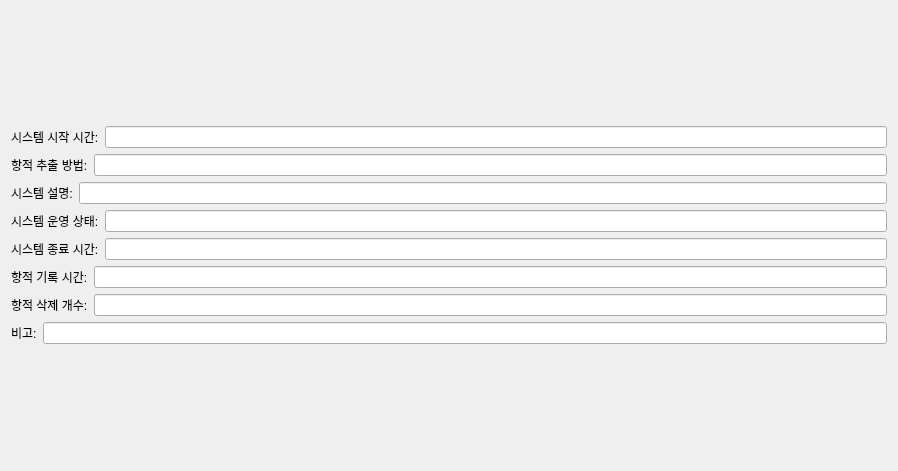
                      <widget class="QWidget" name="AI_EquipmentTraces_user_traces_info_sub__scrollAreaWidgetContents_1">
                       <property name="geometry">
                        <rect>
                         <x>0</x>
                         <y>0</y>
                         <width>898</width>
                         <height>471</height>
                        </rect>
                       </property>
                       <layout class="QGridLayout" name="gridLayout_14">
                        <item row="0" column="0">
                         <layout class="QVBoxLayout" name="AI_EquipmentTraces_user_traces_info_sub__verticalLayout_1">
                          <item>
                           <layout class="QHBoxLayout" name="AI_EquipmentTraces_user_trace_info_system_power_on_time__horizontalLayout_1">
                            <item>
                             <widget class="QLabel" name="AI_EquipmentTraces_user_trace_info_system_power_on_time__label_1">
                              <property name="text">
                               <string>시스템 시작 시간:</string>
                              </property>
                             </widget>
                            </item>
                            <item>
                             <widget class="QLineEdit" name="AI_EquipmentTraces_user_trace_info_system_power_on_time__lineEdit_1"/>
                            </item>
                           </layout>
                          </item>
                          <item>
                           <layout class="QHBoxLayout" name="AI_EquipmentTraces_user_trace_info_track_extractopm_description__horizontalLayout_1">
                            <item>
                             <widget class="QLabel" name="AI_EquipmentTraces_user_trace_info_track_extractopm_description__label_1">
                              <property name="text">
                               <string>항적 추출 방법:</string>
                              </property>
                             </widget>
                            </item>
                            <item>
                             <widget class="QLineEdit" name="AI_EquipmentTraces_user_trace_info_track_extractopm_description__lineEdit_1"/>
                            </item>
                           </layout>
                          </item>
                          <item>
                           <layout class="QHBoxLayout" name="AI_EquipmentTraces_user_trace_info_system_description__horizontalLayout_1">
                            <item>
                             <widget class="QLabel" name="AI_EquipmentTraces_user_trace_info_system_description__label_1">
                              <property name="text">
                               <string>시스템 설명:</string>
                              </property>
                             </widget>
                            </item>
                            <item>
                             <widget class="QLineEdit" name="AI_EquipmentTraces_user_trace_info_system_description__lineEdit_1"/>
                            </item>
                           </layout>
                          </item>
                          <item>
                           <layout class="QHBoxLayout" name="AI_EquipmentTraces_user_trace_info_system_operation_status__lhorizontalLayout_1">
                            <item>
                             <widget class="QLabel" name="AI_EquipmentTraces_user_trace_info_system_operation_status__label_1">
                              <property name="text">
                               <string>시스템 운영 상태:</string>
                              </property>
                             </widget>
                            </item>
                            <item>
                             <widget class="QLineEdit" name="AI_EquipmentTraces_user_trace_info_system_operation_status__lineEdit_1"/>
                            </item>
                           </layout>
                          </item>
                          <item>
                           <layout class="QHBoxLayout" name="AI_EquipmentTraces_user_trace_info_system_power_off_time__horizontalLayout_1">
                            <item>
                             <widget class="QLabel" name="AI_EquipmentTraces_user_trace_info_system_power_off_time__label_1">
                              <property name="text">
                               <string>시스템 종료 시간:</string>
                              </property>
                             </widget>
                            </item>
                            <item>
                             <widget class="QLineEdit" name="AI_EquipmentTraces_user_trace_info_system_power_off_time__lineEdit_1"/>
                            </item>
                           </layout>
                          </item>
                          <item>
                           <layout class="QHBoxLayout" name="AI_EquipmentTraces_user_trace_info_track_recording_period__horizontalLayout_1">
                            <item>
                             <widget class="QLabel" name="AI_EquipmentTraces_user_trace_info_track_recording_period__label_1">
                              <property name="text">
                               <string>항적 기록 시간:</string>
                              </property>
                             </widget>
                            </item>
                            <item>
                             <widget class="QLineEdit" name="AI_EquipmentTraces_user_trace_info_track_recording_period__lineEdit_1"/>
                            </item>
                           </layout>
                          </item>
                          <item>
                           <layout class="QHBoxLayout" name="AI_EquipmentTraces_user_trace_info_track_deletion_trace__horizontalLayout_1">
                            <item>
                             <widget class="QLabel" name="AI_EquipmentTraces_user_trace_info_track_deletion_trace__label_1">
                              <property name="text">
                               <string>항적 삭제 개수:</string>
                              </property>
                             </widget>
                            </item>
                            <item>
                             <widget class="QLineEdit" name="AI_EquipmentTraces_user_trace_info_track_deletion_trace__lineEdit_1"/>
                            </item>
                           </layout>
                          </item>
                          <item>
                           <layout class="QHBoxLayout" name="AI_EquipmentTraces_user_trace_info_user_trace_notes__horizontalLayout_1">
                            <item>
                             <widget class="QLabel" name="AI_EquipmentTraces_user_trace_info_user_trace_notes__label_1">
                              <property name="text">
                               <string>비고:</string>
                              </property>
                             </widget>
                            </item>
                            <item>
                             <widget class="QLineEdit" name="AI_EquipmentTraces_user_trace_info_user_trace_notes__lineEdit_1"/>
                            </item>
                           </layout>
                          </item>
                         </layout>
                        </item>
                       </layout>
                      </widget>
